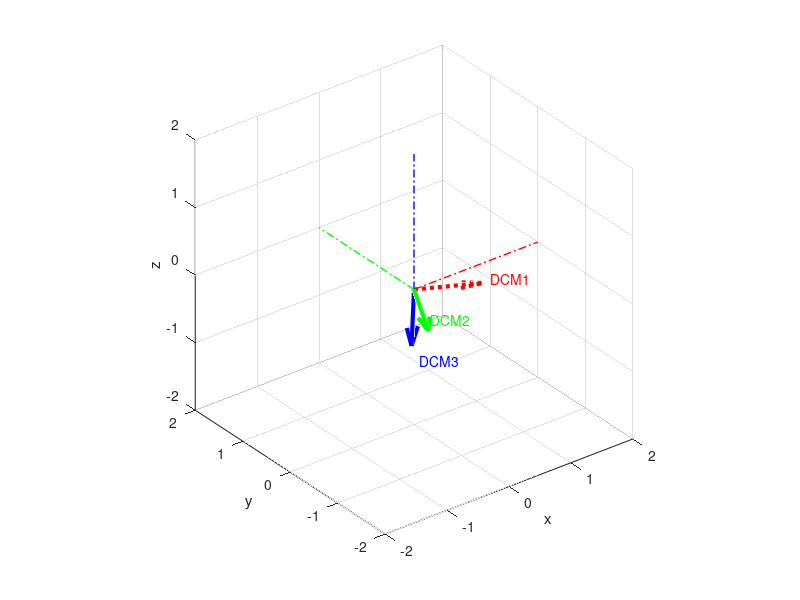

This chart was generated by the following MATLAB code: (Note: this script raises an error after producing the figure.)
clc;

m10 = -28095;
m11 = -58763;
m12 = 7254;

m20 = -877;
m21 = -8081;
m22 = -65030;

norm_m1 = norm([m10 m11 m12]/65535)
norm_m2 = norm([m20 m21 m22]/65535)

m0 = cross([m10 m11 m12]/65535, [m20 m21 m22]/65535) * 65535;

norm_m0 = norm(m0/65535)

m00 = m0(1)/norm_m0
m01 = m0(2)/norm_m0
m02 = m0(3)/norm_m0

% Calculate DCM

DCM = [m00 m01 m02;
       m10 m11 m12;
       m20 m21 m22]

DCM = DCM / 65535

%close all; 
figure;
quiver3(0, 0, 0, 10, 0, 0, '-.r', 'LineWidth', 1); hold on;
quiver3(0, 0, 0, 0, 10, 0, '-.g', 'LineWidth', 1); hold on;
quiver3(0, 0, 0, 0, 0, 10, '-.b', 'LineWidth', 1); hold on;

DCMd = DCM';
quiver3(0, 0, 0, DCMd(1,1), DCMd(1,2), DCMd(1,3), ':r', 'LineWidth', 3); hold on;
quiver3(0, 0, 0, DCMd(2,1), DCMd(2,2), DCMd(2,3), 'g', 'LineWidth', 3); hold on;
quiver3(0, 0, 0, DCMd(3,1), DCMd(3,2), DCMd(3,3), 'b', 'LineWidth', 3); hold on;
xlim([-2 2]);
ylim([-2 2]);
zlim([-2 2]);
xlabel('x');
ylabel('y');
zlabel('z');
axis square;

text(DCM(1,1), DCM(1,2), DCM(1,3), 'DCM1', 'Color', 'r');
text(DCM(2,1), DCM(2,2), DCM(2,3), 'DCM2', 'Color', 'g');
text(DCM(3,1), DCM(3,2), DCM(3,3), 'DCM3', 'Color', 'b');

% Calculate quaterneion
   
quat = quaternionFromRotation(DCM)
%quat = [quat(2:4) quat(1)]
quatAsFix = quat*65535

% Calculate angle from quaternion

R = DCM;
pitch = -asind(R(3, 1));
roll  =  atan2d(R(3, 2), R(3, 3));
yaw   =  atan2d(R(2, 1), R(1, 1));

angleFromDCM = [roll pitch yaw]

% Directly convert quaternion to euler angles

[roll pitch yaw] = quaternionToEuler(quat);
angleFromQuat = [roll pitch yaw]

% Test vector rotation

qx = quaternionRotateVector(quat, [1 0 0])
dx = (DCM * [1 0 0]')'

qy = quaternionRotateVector(quat, [0 1 0])
dy = (DCM * [0 1 0]')'

qz = quaternionRotateVector(quat, [0 0 1])
dz = (DCM * [0 0 1]')'